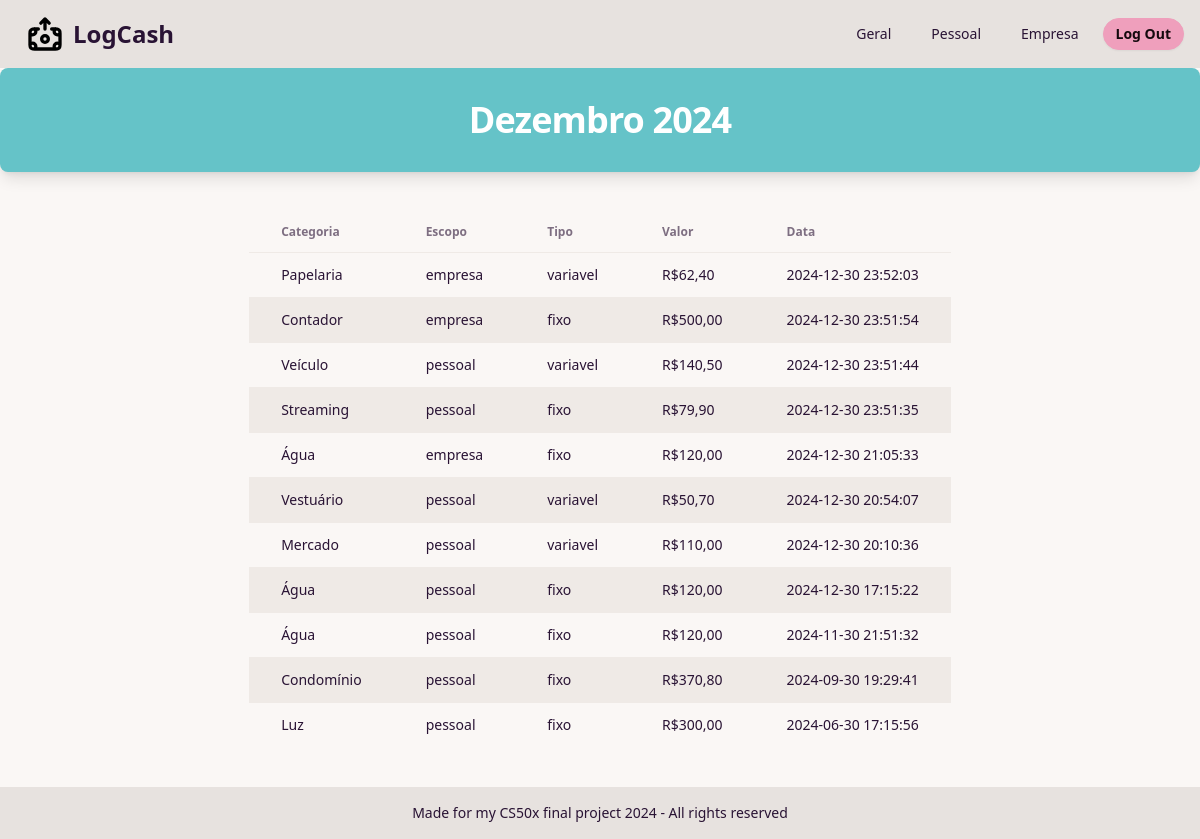
The page /mensal/2024-12 (signed in) on the database its author committed.
### tables this page shows
CREATE TABLE "despesas" (
	"id"	INTEGER NOT NULL UNIQUE,
	"user_id"	INTEGER NOT NULL,
	"escopo"	TEXT NOT NULL,
	"tipo"	TEXT NOT NULL,
	"categoria"	TEXT NOT NULL,
	"valor"	NUMERIC NOT NULL,
	"time"	TEXT NOT NULL DEFAULT current_timestamp,
	PRIMARY KEY("id" AUTOINCREMENT),
	FOREIGN KEY("user_id") REFERENCES "users"("id")
);

### app.py (the view)
@app.route("/mensal/<year_month>")
def mensal(year_month):
    year, month = year_month.split('-')
    despesas = db.execute("""
                          SELECT id, escopo, tipo, categoria, valor, strftime('%Y-%m', time)
                          AS year_month, time FROM despesas
                          WHERE user_id = ? AND strftime('%Y', time) = ?
                          AND strftime('%m', time) = ?""", session["user_id"], year, month)
    fixos = db.execute("""
                       SELECT id, escopo, tipo, categoria, valor, strftime('%Y-%m', time) AS year_month, time
                       FROM despesas
                       WHERE user_id = ? AND tipo = 'fixo'
                       AND (strftime('%Y', time) < ? OR (strftime('%Y', time) = ? AND strftime('%m', time) <= ?))""", session["user_id"], year, year, month)
    despesas = list(despesas)  # Start with current month's expenses
    despesas.extend(fixos)  # Add all fixed expenses
    despesas.sort(key=lambda x: x['time'], reverse=True)  # Sort by the 'year_month' field in ascending order
    months_pt = [
        "Janeiro", "Fevereiro", "Março", "Abril", "Maio", "Junho",
        "Julho", "Agosto", "Setembro", "Outubro", "Novembro", "Dezembro"
    ]
    for item in despesas:
        month_number = int(item['year_month'][5:7]) - 1  # Get the 0-indexed month number
        year = item['year_month'][:4]
        formatted_month = f"{months_pt[month_number]} {year}"
        item['formatted_month'] = formatted_month
    seen_ids = set()
    unique_despesas = []
    for despesa in despesas:
        if despesa['id'] not in seen_ids:
            unique_despesas.append(despesa)  # Add unique despesa
            seen_ids.add(despesa['id'])  # Mark this ID as seen
    month_number = int(month) - 1
    formatted_month = f"{months_pt[month_number]} {year}"
    return render_template("mensal.html", despesas=unique_despesas, current_month_pt=formatted_month)

### app.py (called while the page is built)
@app.after_request
def after_request(response):
    response.headers["Cache-Control"] = "no-cache, no-store, must-revalidate"
    response.headers["Expires"] = 0
    response.headers["Pragma"] = "no-cache"
    return response

### helpers.py (called while the page is built)
def brl(value):
    return f"R${value:,.2f}".replace(',', 'X').replace('.', ',').replace('X', '.')

### templates/mensal.html (shortened to what this page needs)
{% extends "layout.html" %}
{% block main %}
<div class="bg-primary p-8 rounded-lg shadow-lg text-white text-center">
    <h2 class="text-2xl sm:text-4xl font-semibold tracking-tight">
        <span class="block">{{current_month_pt}}</span>
    </h2>
</div>
<div class="flex justify-center items-center p-10">
    <div class="overflow-x-auto">
        <table class="table table-zebra">
            <thead>
                <tr>
                    <th class="px-8">Categoria</th>
                    <th class="px-8">Escopo</th>
                    <th class="px-8">Tipo</th>
                    <th class="px-8">Valor</th>
                    <th class="px-8">Data</th>
                </tr>
            </thead>
            <tbody>
                {% for row in despesas %}
                <tr>
                    <td class="px-8">{{ row.categoria }}</td>
                    <td class="px-8">{{ row.escopo }}</td>
                    <td class="px-8">{{ row.tipo }}</td>
                    <td class="px-8">{{ row.valor | brl}}</td>
                    <td class="px-8">{{ row.time }}</td>
                </tr>
                {% endfor %}
            </tbody>
        </table>
    </div>
</div>
{% endblock %}

### templates/layout.html (shortened to what this page needs)
<!DOCTYPE html>
<html data-theme="cupcake" lang="pt-BR">
    <head>
        <link rel="stylesheet" href="../static/dist/css/output.css">
    </head>
    <body class="min-h-svh flex flex-col justify-between">
        <nav class="navbar justify-between bg-base-300">
            <a class="btn btn-ghost text-2xl" href="/">
                <img alt="Logo" src="../static/svg/logo.svg" class="w-10" />
                <span class="hidden sm:block font-bold">LogCash</span>
            </a>
            <ul class="menu menu-horizontal gap-2">
                {% if session["user_id"] %}
                <li><a href="/index" class="{{ 'active' if active_page == 'geral' else '' }}">Geral</a></li>
                <li><a href="/pessoal" class="{{ 'active' if active_page == 'pessoal' else '' }}">Pessoal</a></li>
                <li><a href="/empresa" class="{{ 'active' if active_page == 'empresa' else '' }}">Empresa</a></li>
                <a class="btn btn-sm btn-secondary" href="/logout">Log Out</a>
                {% else %}
                <a class="btn btn-sm btn-primary" href="/register">Registrar</a>
                {% endif %}
            </ul>
        </nav>
        <main class="grow">
            {% block main %}{% endblock %}
        </main>
        <footer class="footer footer-center bg-base-300 text-base-content p-4">
            <aside>
              <p>Made for my CS50x final project 2024 - All rights reserved</p>
            </aside>
        </footer>
    </body>
</html>

### rows shown on the page
despesas: categoria "Papelaria", escopo "empresa", tipo "variavel", valor|brl "R$62,40", time "2024-12-30 23:52:03"
despesas: categoria "Contador", escopo "empresa", tipo "fixo", valor|brl "R$500,00", time "2024-12-30 23:51:54"
despesas: categoria "Veículo", escopo "pessoal", tipo "variavel", valor|brl "R$140,50", time "2024-12-30 23:51:44"
despesas: categoria "Streaming", escopo "pessoal", tipo "fixo", valor|brl "R$79,90", time "2024-12-30 23:51:35"
despesas: categoria "Água", escopo "empresa", tipo "fixo", valor|brl "R$120,00", time "2024-12-30 21:05:33"
despesas: categoria "Vestuário", escopo "pessoal", tipo "variavel", valor|brl "R$50,70", time "2024-12-30 20:54:07"
despesas: categoria "Mercado", escopo "pessoal", tipo "variavel", valor|brl "R$110,00", time "2024-12-30 20:10:36"
despesas: categoria "Água", escopo "pessoal", tipo "fixo", valor|brl "R$120,00", time "2024-12-30 17:15:22"
despesas: categoria "Água", escopo "pessoal", tipo "fixo", valor|brl "R$120,00", time "2024-11-30 21:51:32"
despesas: categoria "Condomínio", escopo "pessoal", tipo "fixo", valor|brl "R$370,80", time "2024-09-30 19:29:41"
despesas: categoria "Luz", escopo "pessoal", tipo "fixo", valor|brl "R$300,00", time "2024-06-30 17:15:56"

### other values the page prints
{{ current_month_pt }} "Dezembro 2024"
